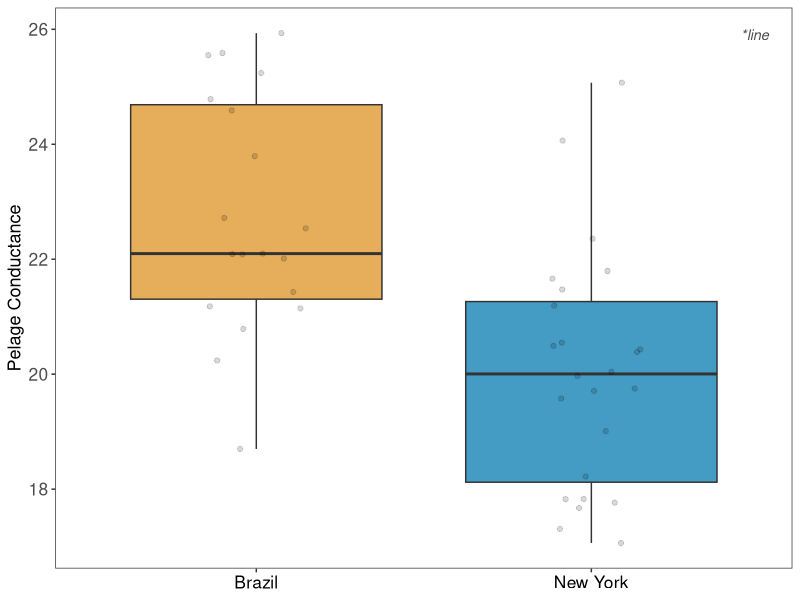
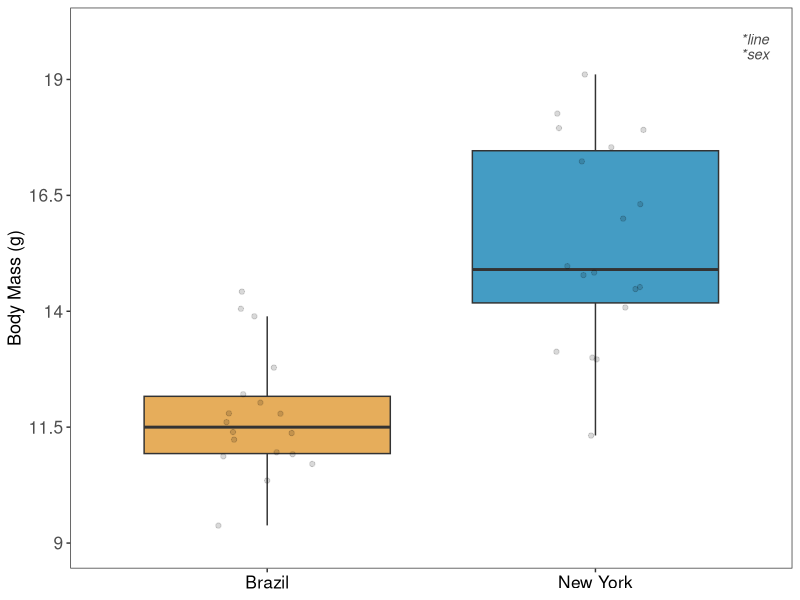
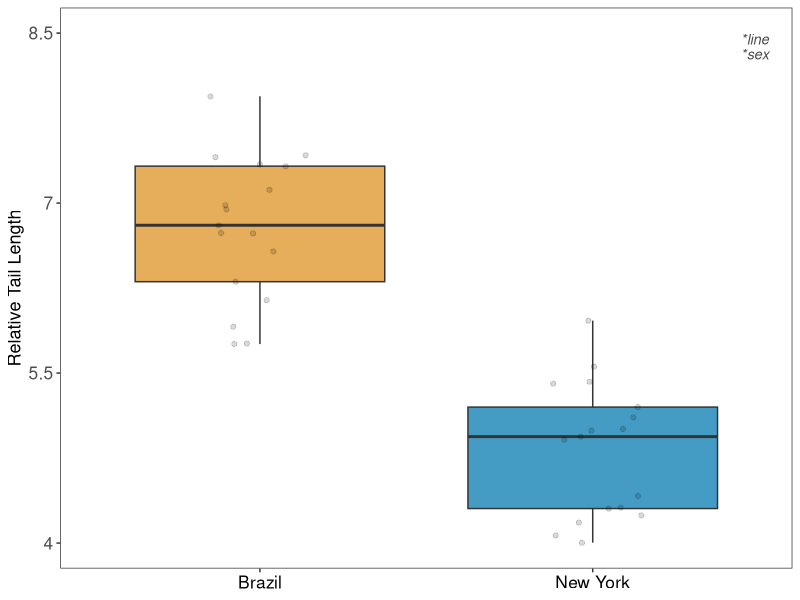
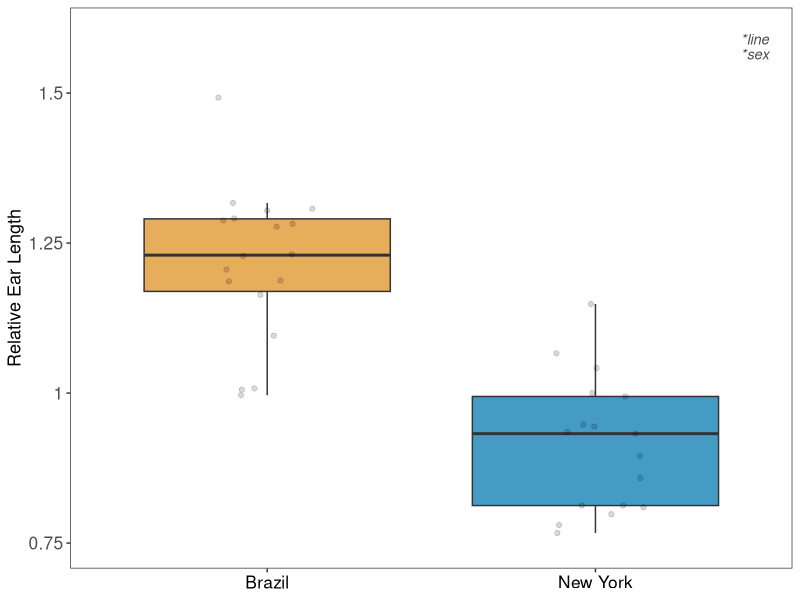

Write R code to recreate these figures, in order.
#!/usr/bin/env Rscript --vanilla

##############################################################

# Author: Mallory A. Ballinger

# This script plots differences in morphology and thermal pelage conductance between
# Brazil (MANA) and New York (SARA) mice.
# The generated plots are used in Figure 1B in BallingerMack_2022.

##############################################################
# Required packages
##############################################################

#rm(list = ls()) # clears R's environment
library(tidyverse)
library(here)
library(glue)
library(ggtext)

#calc_element("axis.text.x", theme_bw()) # determine default colors

##############################################################
# Import data
##############################################################

phenotype_data <- read_csv(here("data/processed/all_phenotypes.csv")) %>%
  mutate(rel_conductance = AVG_conductance / BodyWeight_g,
         rel_TL = FinalTailLength_mm / BodyWeight_g,
         rel_EL = EarLength_mm / BodyWeight_g)

## Get values from statistical analyses

# Refer to ./model_phenotypes.R for model comparisons and statistical analyses

BW_deets <- ("&#42;line<br>\
              &#42;sex")

TC_deets <- ("&#42;line")

EL_deets <- ("&#42;line<br>\
              &#42;sex")

TL_deets <- ("&#42;line<br>\
              &#42;sex")

##############################################################
# Plot data
##############################################################

## thermal conductance

TC_plot <- phenotype_data %>%
  ggplot(aes(x=Population, y=AVG_conductance)) +
  geom_boxplot(aes(fill = Population), position = position_dodge(width=0.25), alpha=0.8, size = 0.5, outlier.shape = NA, show.legend = FALSE) +
  geom_jitter(position=position_jitter(width = 0.15, seed=19910118), alpha = 0.15, show.legend = FALSE) +
  scale_fill_manual(values=c("#E09832", "#1683B5"),
                    breaks=c("BRAZIL", "NEW_YORK"),
                    labels=c("Brazil", "New York")) +
  scale_x_discrete(breaks=c("BRAZIL", "NEW_YORK"),
                   labels=c("Brazil", "New York")) +
  theme_bw() + 
  theme(panel.grid.major = element_blank(),
        panel.grid.minor = element_blank(),
        axis.title.x = element_blank(),
        axis.title.y = element_markdown(vjust = 1, size = 13, family = "sans"),
        axis.text = element_text(size = 12.5, family = "sans"),
        axis.text.x = element_text(color = "black"),
        plot.tag = element_markdown(family = "sans", size = 10.5, face = "italic", hjust = 1, color = "grey30"),
        plot.tag.position = c(0.97,0.95)) +
  labs(x = "",
       y = "Pelage Conductance",
       tag = TC_deets)
ggsave("results/figures/pelage_cond.pdf", plot = TC_plot, height = 2.75, width = 2.8, units = "in")


### for body mass and extremity length, filter for age
age_ctrl_data <- phenotype_data %>% filter(Age_days < 100)

## body mass

BW_plot <- age_ctrl_data %>%
  ggplot(aes(x=Population, y=BodyWeight_g)) +
  geom_boxplot(aes(fill = Population), position = position_dodge(width=0.25), alpha=0.8, size = 0.5, outlier.shape = NA, show.legend = FALSE) +
  geom_jitter(position=position_jitter(width = 0.15, seed=19910118), alpha = 0.15, show.legend = FALSE) +
  scale_fill_manual(values=c("#E09832", "#1683B5"),
                    breaks=c("BRAZIL", "NEW_YORK"),
                    labels=c("Brazil", "New York")) +
  scale_x_discrete(breaks=c("BRAZIL", "NEW_YORK"),
                   labels=c("Brazil", "New York")) +
  scale_y_continuous(breaks = seq(from=9, to=20, by=2.5), labels = seq(from=9, to=20, by=2.5), limits = c(9,20)) +
  theme_bw() + 
  theme(panel.grid.major = element_blank(),
        panel.grid.minor = element_blank(),
        axis.title.x = element_blank(),
        axis.title.y = element_text(vjust = 1, size = 13, family = "sans"),
        axis.text = element_text(size = 12.5, family = "sans"),
        axis.text.x = element_text(color = "black"),
        plot.tag = element_markdown(family = "sans", size = 10.5, face = "italic", hjust = 1, color = "grey30"),
        plot.tag.position = c(0.97,0.93)) +
  labs(x = "",
       y = "Body Mass (g)",
       tag = BW_deets)
ggsave("results/figures/BW_diff.pdf", plot = BW_plot, height = 2.75, width = 2.8, units = "in")

# plot tail length

rel_TL_plot <- age_ctrl_data %>%
  ggplot(aes(x=Population, y=rel_TL)) +
  geom_boxplot(aes(fill = Population), position = position_dodge(width=0.25), alpha=0.8, size = 0.5, outlier.shape = NA, show.legend = FALSE) +
  geom_jitter(position=position_jitter(width = 0.15, seed=19910118), alpha = 0.15, show.legend = FALSE) +
  scale_fill_manual(values=c("#E09832", "#1683B5"),
                    breaks=c("BRAZIL", "NEW_YORK"),
                    labels=c("Brazil", "New York")) +
  scale_x_discrete(breaks=c("BRAZIL", "NEW_YORK"),
                   labels=c("Brazil", "New York")) +
  scale_y_continuous(breaks = seq(from=4, to=8.5, by=1.5), labels = seq(from=4, to=8.5, by=1.5), limits = c(4,8.5)) +
  theme_bw() + 
  theme(panel.grid.major = element_blank(),
        panel.grid.minor = element_blank(),
        axis.title.x = element_blank(),
        axis.title.y = element_text(vjust = 1, size = 13, family = "sans"),
        axis.text = element_text(size = 12.5, family = "sans"),
        axis.text.x = element_text(color = "black"),
        plot.tag = element_markdown(family = "sans", size = 10.5, face = "italic", hjust = 1, color = "grey30"),
        plot.tag.position = c(0.97,0.93)) +
  labs(x = "",
       y = "Relative Tail Length",
       tag = TL_deets)
ggsave("results/figures/rel_TL.pdf", plot = rel_TL_plot, height = 2.75, width = 2.8, units = "in")


# plot ear length

rel_EL_plot <- age_ctrl_data %>%
  ggplot(aes(x=Population, y=rel_EL)) +
  geom_boxplot(aes(fill = Population), position = position_dodge(width=0.25), alpha=0.8, size = 0.5, outlier.shape = NA, show.legend = FALSE) +
  geom_jitter(position=position_jitter(width = 0.15, seed=19910118), alpha = 0.15, show.legend = FALSE) +
  scale_fill_manual(values=c("#E09832", "#1683B5"),
                    breaks=c("BRAZIL", "NEW_YORK"),
                    labels=c("Brazil", "New York")) +
  scale_x_discrete(breaks=c("BRAZIL", "NEW_YORK"),
                   labels=c("Brazil", "New York")) +
  scale_y_continuous(breaks = seq(from=0.75, to=1.6, by=0.25), labels = seq(from=0.75, to=1.6, by=0.25), limits = c(0.75,1.6)) +
  theme_bw() + 
  theme(panel.grid.major = element_blank(),
        panel.grid.minor = element_blank(),
        axis.title.x = element_blank(),
        axis.title.y = element_text(vjust = 1, size = 13, family = "sans"),
        axis.text = element_text(size = 12.5, family = "sans"),
        axis.text.x = element_text(color = "black"),
        plot.tag = element_markdown(family = "sans", size = 10.5, face = "italic", hjust = 1, color = "grey30"),
        plot.tag.position = c(0.97,0.93)) +
  labs(x = "",
       y = "Relative Ear Length",
       tag = EL_deets)
ggsave("results/figures/rel_EL.pdf", plot = rel_EL_plot, height = 2.75, width = 2.8, units = "in")

